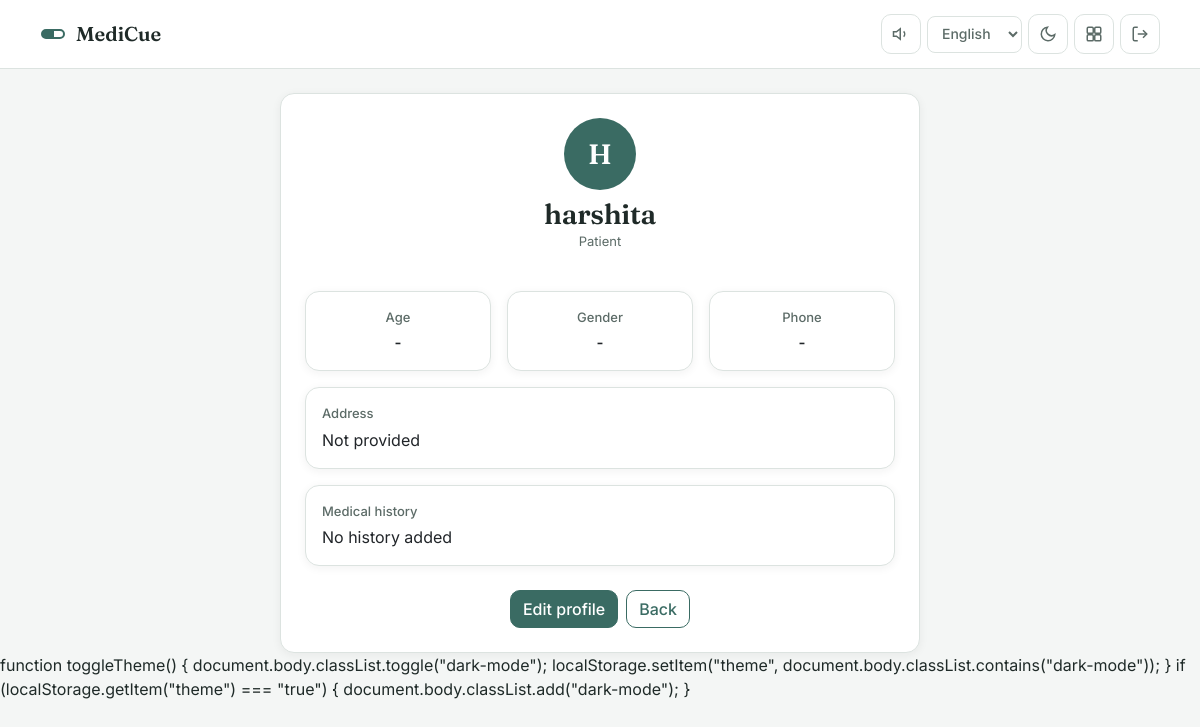
/profile/1/ (signed in), run on the app's committed database.
### main/models.py (models this page shows, shortened)
class Profile(models.Model):
    ROLE_CHOICES = (
        ('doctor', 'Doctor'),
        ('patient', 'Patient'),
        ('caregiver', 'Caregiver'),
    )
    user = models.OneToOneField(User, on_delete=models.CASCADE)
    role = models.CharField(max_length=20, choices=ROLE_CHOICES)
    caregiver = models.ForeignKey(
        User,
        on_delete=models.SET_NULL,
        null=True,
        blank=True,
        related_name='patients',
        limit_choices_to={'profile__role': 'caregiver'}
    )
    age             = models.IntegerField(null=True, blank=True)
    gender          = models.CharField(max_length=10, blank=True)
    phone           = models.CharField(max_length=15, blank=True)
    address         = models.TextField(blank=True)
    medical_history = models.TextField(blank=True)
    prescription_image = models.ImageField(
        upload_to='prescriptions/',
        blank=True,
        null=True
    )
    prescription_ocr_text = models.TextField(blank=True, null=True)
    prescription_confirmed_text = models.TextField(blank=True, null=True)
    prescription_confirmed_by = models.ForeignKey(
        User, on_delete=models.SET_NULL, null=True, blank=True,
        related_name='prescriptions_confirmed'
    )
    prescription_confirmed_at = models.DateTimeField(null=True, blank=True)

### main/views.py (the view)
# urls.py: path('profile/<int:user_id>/', views.patient_profile_view, name='patient_profile'),
@login_required
def patient_profile_view(request, user_id):
    user            = get_object_or_404(User, id=user_id)
    profile         = user.profile
    medicines       = Medicine.objects.filter(patient=user).order_by('-id')
    return render(request, 'main/patient_profile.html', {
        'profile_user': user,
        'profile':      profile,
        'medicines':    medicines,
    })

### templates/main/patient_profile.html
{% extends 'main/base.html' %}
{% block content %}
<div class="card p-4" style="max-width:640px; margin:0 auto;">
    <div class="text-center mb-4">
        <div class="avatar-circle">{{ profile_user.username|first|upper }}</div>
        <h3 class="mt-2 mb-0">{{ profile_user.username }}</h3>
        <p class="med-meta">{{ profile.role|title }}</p>
    </div>
    <div class="row g-3 text-center mb-3">
        <div class="col-md-4">
            <div class="card stat-card p-3">
                <div class="label">Age</div>
                <div class="med-name">{{ profile.age|default:"-" }}</div>
            </div>
        </div>
        <div class="col-md-4">
            <div class="card stat-card p-3">
                <div class="label">Gender</div>
                <div class="med-name">{{ profile.gender|default:"-" }}</div>
            </div>
        </div>
        <div class="col-md-4">
            <div class="card stat-card p-3">
                <div class="label">Phone</div>
                <div class="med-name">{{ profile.phone|default:"-" }}</div>
            </div>
        </div>
    </div>
    <div class="card p-3 mb-3">
        <div class="label" style="font-size:13px;color:var(--ink-muted);font-weight:500;margin-bottom:4px;">Address</div>
        <p class="mb-0">{{ profile.address|default:"Not provided" }}</p>
    </div>
    <div class="card p-3 mb-4">
        <div class="label" style="font-size:13px;color:var(--ink-muted);font-weight:500;margin-bottom:4px;">Medical history</div>
        <p class="mb-0">{{ profile.medical_history|default:"No history added" }}</p>
    </div>
    <div class="text-center d-flex gap-2 justify-content-center">
        {% if request.user == profile_user %}
        <a href="{% url 'edit_profile' %}" class="btn btn-primary">Edit profile</a>
        {% endif %}
        <button onclick="history.back()" class="btn btn-outline-primary">Back</button>
    </div>
</div>
{% endblock %}

### templates/main/base.html (style rules this page uses)
:root { --bg: #F4F6F5; --surface: #FFFFFF; --ink: #1F2A28; --ink-muted: #5C6B67; --line: #DCE3E0; --primary: #3A6B63; --primary-dark: #274A44; --primary-soft: #E4ECE9; --accent-amber: #E08E45; --accent-amber-soft: #FBEBDB; --accent-blue: #4C7EA8; --accent-blue-soft: #E3ECF3; --accent-plum: #8B5A8C; --accent-plum-soft: #F0E4EF; --taken: #4F8F6B; --taken-soft: #E4F0E7; --missed: #C15A45; --missed-soft: #F7E6E1; --pending: #D19A3D; --pending-soft: #FAF0DC; --radius: 14px; --radius-sm: 10px; --shadow: 0 2px 10px rgba(31,42,40,0.06); }
* { transition: background-color .15s ease, border-color .15s ease; }
body { background: var(--bg); color: var(--ink); font-family: 'Inter', sans-serif; font-size: 16px; line-height: 1.5; }
h1, h2, h3, h4, h5, h6 { font-family: 'Fraunces', serif; font-weight: 600; color: var(--ink); letter-spacing: -0.01em; }
a { color: var(--primary); }
.card { background: var(--surface); border: 1px solid var(--line); border-radius: var(--radius); box-shadow: var(--shadow); }
.btn-primary { background: var(--primary); border-color: var(--primary); border-radius: var(--radius-sm); font-weight: 500; }
.btn-outline-primary { color: var(--primary); border-color: var(--primary); border-radius: var(--radius-sm); font-weight: 500; }
body { top: 0px !important; }
.stat-card { padding: 18px 20px; }
.stat-card .label { font-size: 13px; color: var(--ink-muted); font-weight: 500; margin-bottom: 4px; }
.med-name { font-weight: 600; font-size: 15px; }
.med-meta { font-size: 13px; color: var(--ink-muted); }
.avatar-circle { width: 72px; height: 72px; border-radius: 999px; background: var(--primary); color: #fff; display: inline-flex; align-items: center; justify-content: center; font-family: 'Fraunces', serif; font-size: 28px; font-weight: 600; }
.card { transition: box-shadow .18s ease, transform .18s ease; }
.btn { transition: background-color .15s ease, transform .1s ease, border-color .15s ease; }

### data on the page
Profile: role "Patient", age "-", gender "-", phone "-", address "Not provided", medical_history "No history added"

### other printed values
{{ profile_user.username|first|upper }} "H"
{{ profile_user.username }} "harshita"
